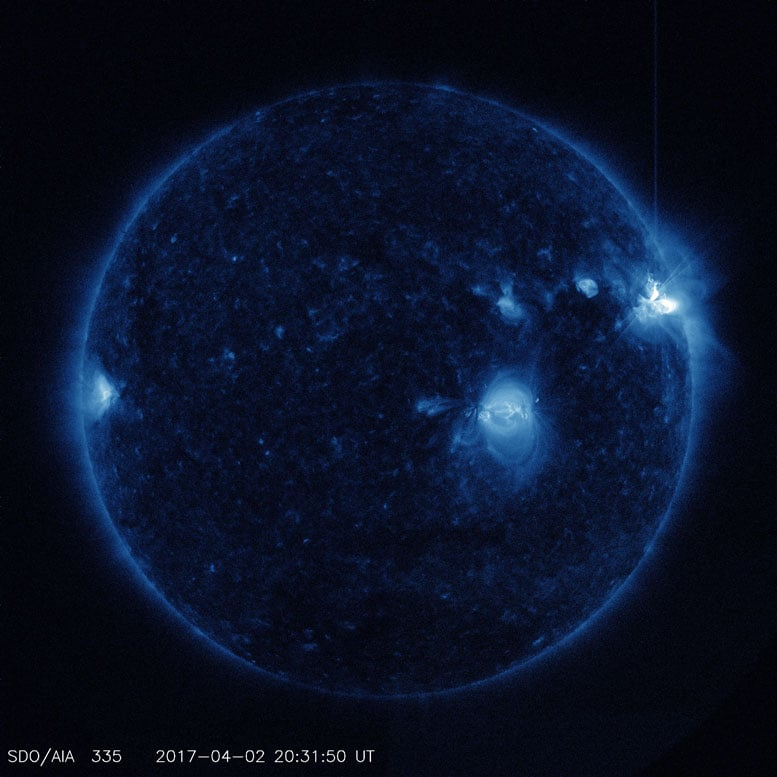
#> input picture HackICN/Solarflare/SDO-solarflare.jpg, 777 x 777 px, found by its file name
$ python Umbral_Thresholding.py
#> lines starting #> are read from the running program, lines starting #| are printed output that depends on the picture; after the words box and inside, x2 and y2 are one past the last pixel; in counts of white or black regions, pixels touching at a corner belong together
# -*- coding: utf-8 -*-
"""
Created on Sun Oct 12 23:36:14 2025

@author: addi_
"""

import cv2
import numpy as np

# --- ¡MODIFICA ESTA LÍNEA! ---
# Coloca la ruta COMPLETA y CORRECTA de tu imagen aquí.
ruta_de_tu_imagen = r"C:/Users/addi_/Downloads/HackICN/Solarflare/SDO-solarflare.jpg"

try:
    # 1. Cargar la imagen
    img = cv2.imread(ruta_de_tu_imagen)
#> img is the input picture: shape (777, 777, 3); mean B, G, R 40, 18.4, 9.1
    if img is None:
        print(f"❌ ERROR: No se pudo cargar la imagen. Verifica la ruta:\n{ruta_de_tu_imagen}")
    else:
        print("✅ ¡Imagen cargada con éxito!")
        output_img = img.copy()

        # 2. Preprocesamiento (igual que antes)
        gray = cv2.cvtColor(img, cv2.COLOR_BGR2GRAY)
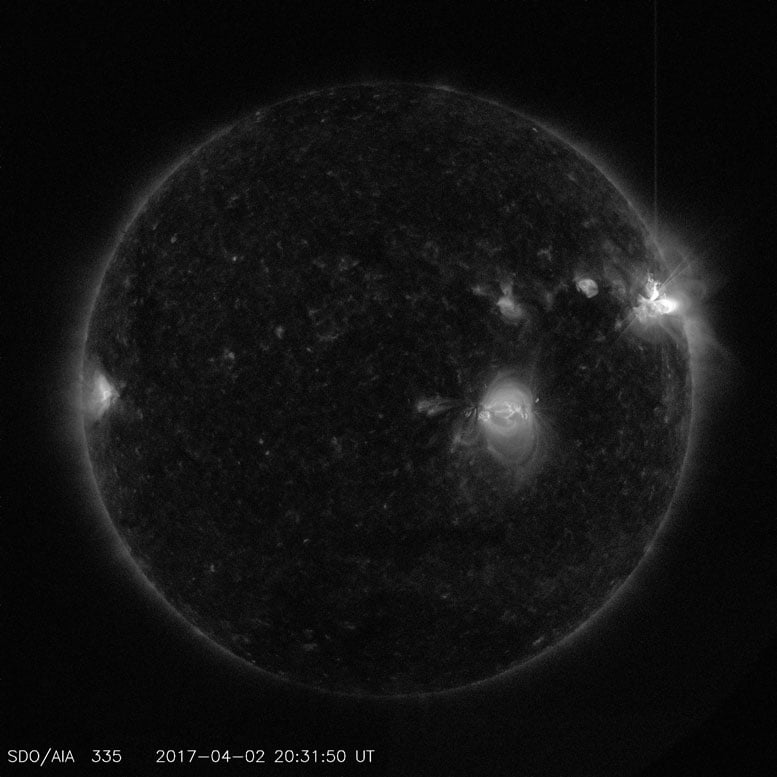
#> gray: shape (777, 777); min 0, max 255, mean 18.1
        gray = cv2.GaussianBlur(gray, (21, 21), 0)

        # 3. Umbralización (Thresholding)
        # Los píxeles con valor > 200 se convertirán en 255 (blanco).
        # El resto se convertirán en 0 (negro).
        # ¡El valor 200 es el que puedes ajustar!
        ret, mascara = cv2.threshold(gray, 200, 255, cv2.THRESH_BINARY)
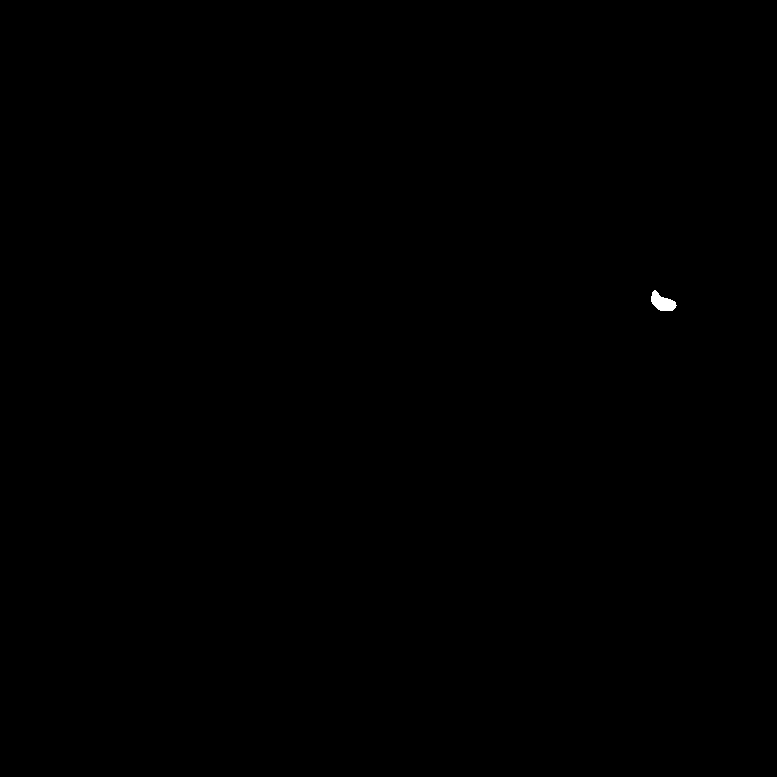
#> mascara: shape (777, 777); 0.05% white; 1 white region

        # 4. Encontrar los contornos en la máscara
        # Esto nos da una lista de todas las formas blancas detectadas.
        contornos, jerarquia = cv2.findContours(mascara, cv2.RETR_EXTERNAL, cv2.CHAIN_APPROX_SIMPLE)
#> contornos = 1 contour; box (x1, y1, x2, y2) and area: (651, 290, 677, 311) 290; jerarquia = [[-1, -1, -1, -1]]

        print(f"Se encontraron {len(contornos)} contornos/regiones brillantes.")
#| Se encontraron 1 contornos/regiones brillantes.

        # 5. Dibujar los contornos sobre la imagen original
        # El -1 indica que queremos dibujar TODOS los contornos encontrados.
        cv2.drawContours(output_img, contornos, -1, (0, 255, 0), 2) # Contorno verde
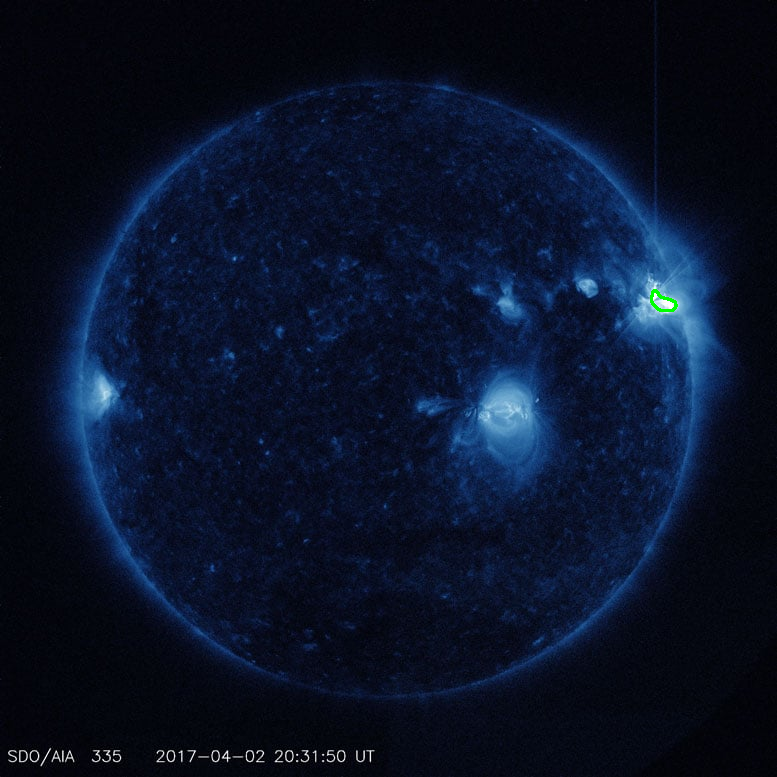
#> output_img: shape (777, 777, 3); 0.04% of pixels changed, all inside (x1, y1, x2, y2) = (650, 289, 678, 312)

        # 6. Mostrar los resultados
        cv2.imshow("Imagen Original", img)
        cv2.imshow("Mascara (Resultado del Umbral)", mascara)
        cv2.imshow("Deteccion con Contornos", output_img)
        cv2.waitKey(0)
        cv2.destroyAllWindows()

except Exception as e:
    print(f"Ocurrió un error inesperado: {e}")
